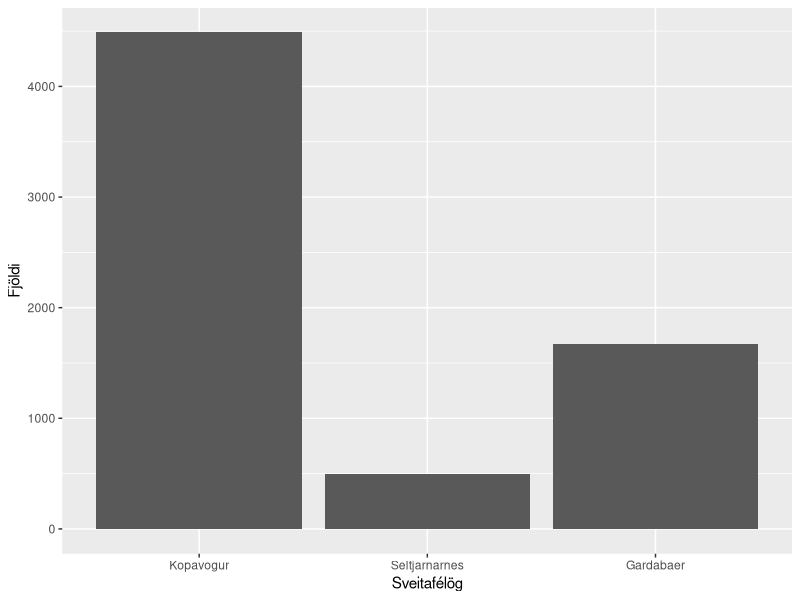
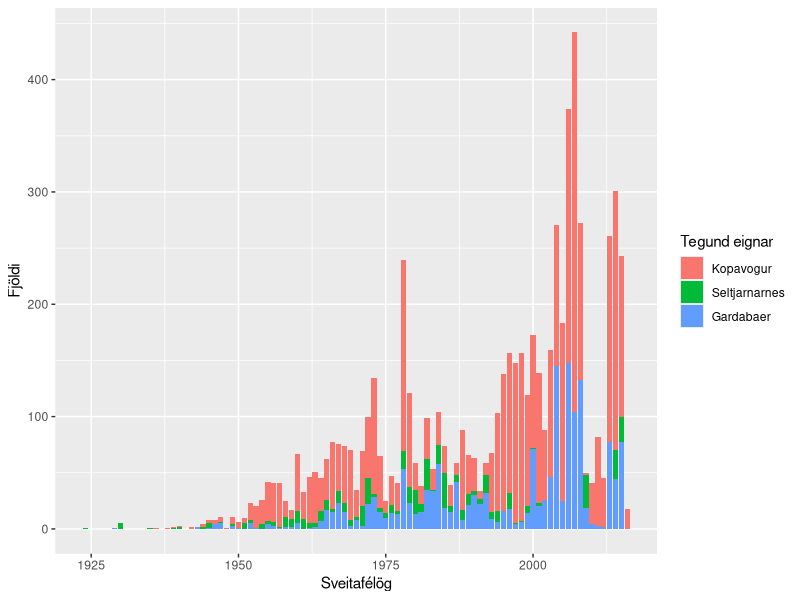
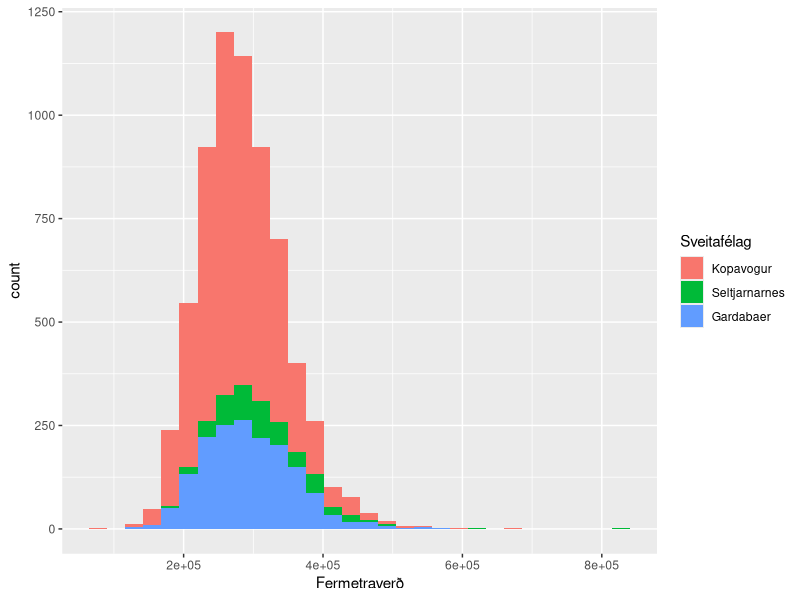
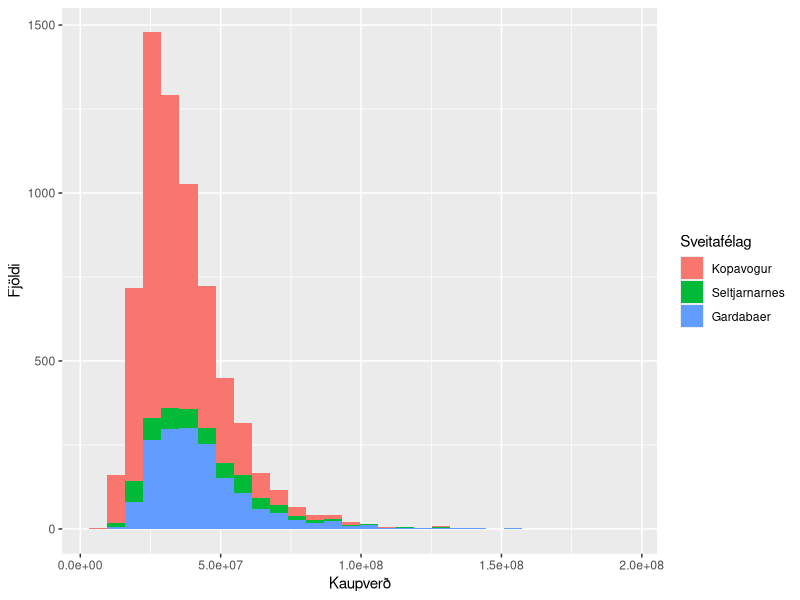
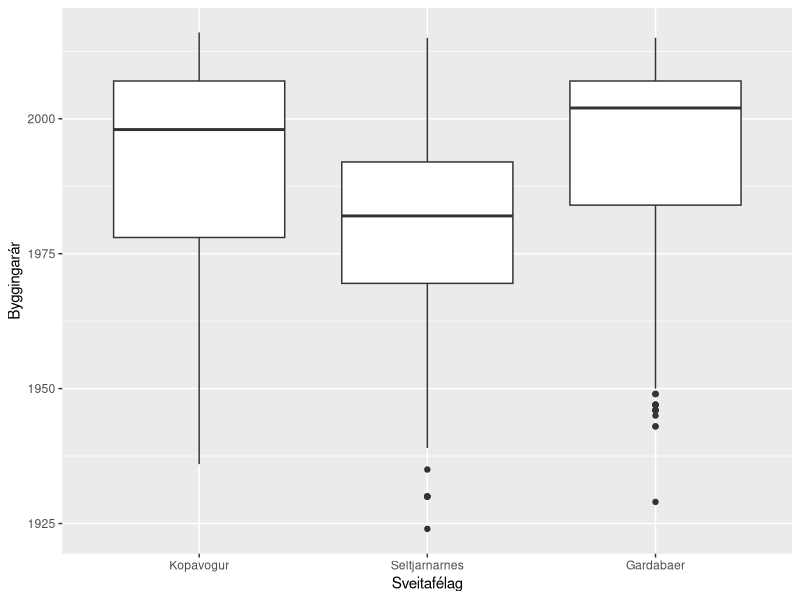
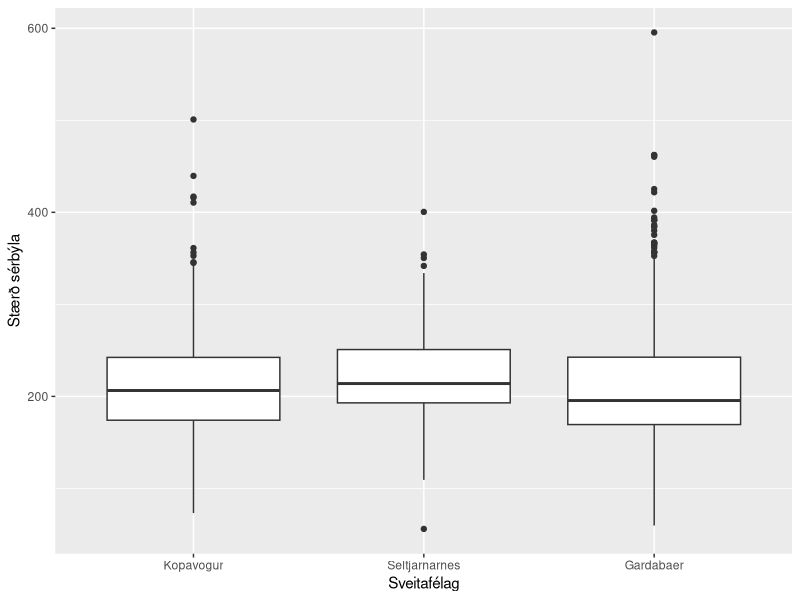
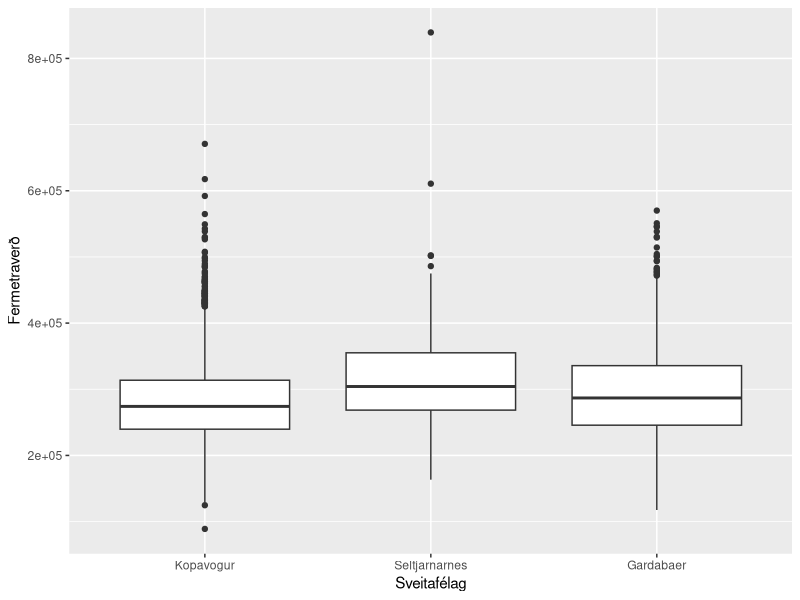
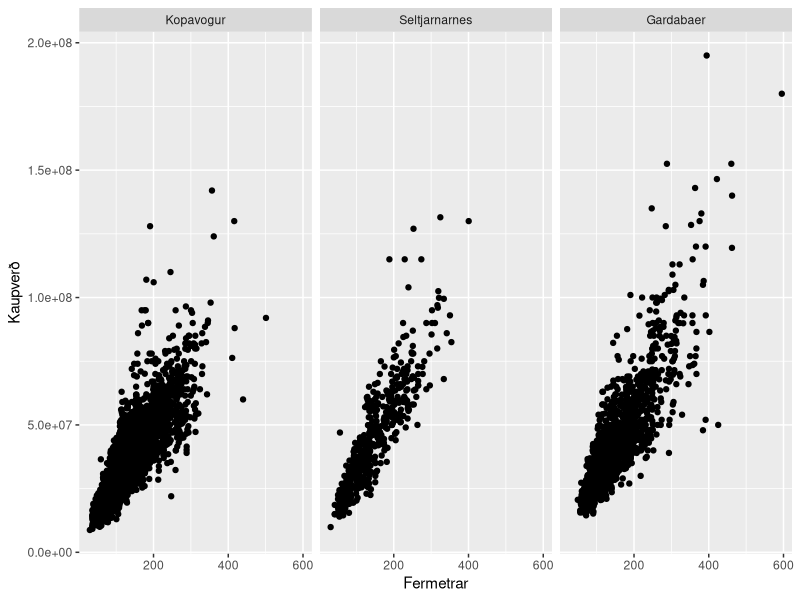

Recreate these plots in R, in order.
## ---- chunk 1

library(utf8)
library(ggplot2)
library(forcats)
library(dplyr)
## ---- chunk 2
ov <- read.table("husnaedisverd_2017.csv", header=TRUE, sep=";")
## ---- chunk 3
ov$kaupverd = ov$kaupverd*1000
## ---- chunk 4
ov$fermetraverd = ov$kaupverd/ov$birtm2
## ---- chunk 5
ov$teg_eign_groft <- forcats::fct_recode(ov$teg_eign, Sérbýli="Einbýlishús", Sérbýli="Parhús", Sérbýli="Raðhús", Íbúð="Íbúðareign")
## ---- chunk 6
sveitarfelag <- c(1000,1100,1300)
eignir <- dplyr::filter(ov, svfn %in% sveitarfelag)
eignir$svfn[eignir$svfn == 1000] = "Kopavogur"
eignir$svfn[eignir$svfn == 1100] = "Seltjarnarnes"
eignir$svfn[eignir$svfn == 1300] = "Gardabaer"
## ---- chunk 7
eignir$svfn = factor(eignir$svfn, levels=c("Kopavogur","Seltjarnarnes","Gardabaer"))
## ---- chunk 8
ggplot(data=eignir, aes(eignir$svfn)) + geom_bar() + labs(x='Sveitafélög', y="Fjöldi")
## ---- chunk 9
ggplot(data=eignir, aes(x=eignir$byggar, fill=eignir$svfn), na.rm=TRUE) + geom_bar() + labs(x='Sveitafélög', y= "Fjöldi", fill = "Tegund eignar")
## ---- chunk 10

ggplot(data=eignir, aes(x=eignir$fermetraverd, fill=eignir$svfn)) + geom_histogram()  + labs(x='Fermetraverð', fill = "Sveitafélag") 

ggplot(data=eignir, aes(x=eignir$kaupverd, fill=eignir$svfn)) + geom_histogram() + labs(x='Kaupverð', y= "Fjöldi", fill = "Sveitafélag")

## ---- chunk 11
ggplot(eignir,aes(x=svfn,y=byggar)) + geom_boxplot() + xlab('Sveitafélag') + ylab('Byggingarár')
## ---- chunk 12
serbyli = dplyr::filter(eignir, grepl("Sérbýli", eignir$teg_eign_groft))
ggplot(data=serbyli, aes(x=serbyli$svfn, y=serbyli$birtm2)) + geom_boxplot() + xlab('Sveitafélag') + ylab('Stærð sérbýla')
## ---- chunk 13
ggplot(eignir,aes(x=svfn,y=fermetraverd)) + geom_boxplot() + xlab('Sveitafélag') + ylab('Fermetraverð')
## ---- chunk 14
ggplot(data=eignir, aes(birtm2, kaupverd)) + geom_point() + facet_grid(.~svfn) + labs(x='Fermetrar', y= "Kaupverð")
## ---- chunk 15
ggplot(data=ov,aes(x=byggar,y=birtm2)) + geom_point() + labs(x='Byggingarár', y= "Fermetrar")
## ---- chunk 16
medal_fverd_eignir <- mean(eignir$fermetraverd)
stadal_fverd_eignir <- sd(eignir$fermetraverd)
## ---- chunk 17
kop = dplyr::filter(eignir, grepl("Kopavogur", eignir$svfn))
gar = dplyr::filter(eignir, grepl("Gardabaer", eignir$svfn))
nes = dplyr::filter(eignir, grepl("Seltjarnarnes", eignir$svfn))
midgildi_byggar_kop <- median(kop$byggar, na.rm=TRUE)
midgildi_byggar_gar <- median(gar$byggar, na.rm=TRUE)
midgildi_byggar_nes <- median(nes$byggar, na.rm=TRUE)
## ---- chunk 18
badkor <- dplyr::filter(eignir,teg_eign_groft=="Sérbýli",fjbkar==2)
serbyli_2badkor <- nrow(badkor)
## ---- chunk 19
prop.table(table(eignir$teg_eign_groft, eignir$svfn))
table(eignir$teg_eign_groft, eignir$svfn)
## ---- chunk 20
prop.table(table(eignir$teg_eign_groft, eignir$svfn))
## ---- chunk 21
eignir %>%
  group_by(svfn,teg_eign_groft) %>%
  summarise(meðaltal = mean(fermetraverd), miðgildi = median(fermetraverd), staðalfrávik = sd(fermetraverd),fjoldi=n())
## ---- chunk 22
eignir %>%
  group_by(svfn,teg_eign_groft="Sérbýli") %>%
  summarise(meðaltal = mean(birtm2), miðgildi = median(birtm2), staðalfrávik = sd(birtm2))
